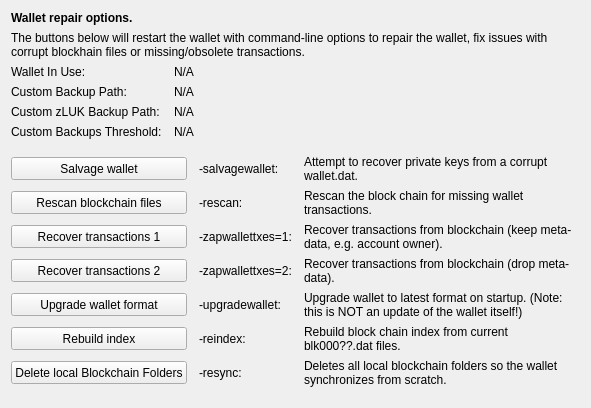
     <widget class="QWidget" name="tab_repair">
      <attribute name="title">
       <string>&amp;Wallet Repair</string>
      </attribute>
      <layout class="QGridLayout" name="gridLayout_4" columnstretch="0,0,0,0">
       <property name="horizontalSpacing">
        <number>12</number>
       </property>
       <item row="0" column="0" colspan="4">
        <widget class="QLabel" name="label_repair_header">
         <property name="font">
          <font>
           <weight>75</weight>
           <bold>true</bold>
          </font>
         </property>
         <property name="text">
          <string>Wallet repair options.</string>
         </property>
        </widget>
       </item>
       <item row="1" column="0" colspan="4">
        <widget class="QLabel" name="label_repair_helptext">
         <property name="font">
          <font>
           <weight>50</weight>
           <bold>false</bold>
          </font>
         </property>
         <property name="text">
          <string>The buttons below will restart the wallet with command-line options to repair the wallet, fix issues with corrupt blockhain files or missing/obsolete transactions.</string>
         </property>
         <property name="wordWrap">
          <bool>true</bool>
         </property>
        </widget>
       </item>
       <item row="2" column="0">
        <widget class="QLabel" name="wallet_path_label">
         <property name="text">
          <string>Wallet In Use:</string>
         </property>
        </widget>
       </item>
       <item row="2" column="1" colspan="3">
        <widget class="QLabel" name="wallet_path">
         <property name="cursor">
          <cursorShape>IBeamCursor</cursorShape>
         </property>
         <property name="text">
          <string>N/A</string>
         </property>
         <property name="textFormat">
          <enum>Qt::PlainText</enum>
         </property>
         <property name="textInteractionFlags">
          <set>Qt::LinksAccessibleByMouse|Qt::TextSelectableByKeyboard|Qt::TextSelectableByMouse</set>
         </property>
        </widget>
       </item>
       <item row="3" column="0">
        <widget class="QLabel" name="wallet_custombackuppath_label">
         <property name="text">
          <string>Custom Backup Path:</string>
         </property>
         <property name="visible">
          <bool>false</bool>
         </property>
        </widget>
       </item>
       <item row="3" column="1" colspan="3">
        <widget class="QLabel" name="wallet_custombackuppath">
         <property name="cursor">
          <cursorShape>IBeamCursor</cursorShape>
         </property>
         <property name="text">
          <string>N/A</string>
         </property>
         <property name="textFormat">
          <enum>Qt::PlainText</enum>
         </property>
         <property name="textInteractionFlags">
          <set>Qt::LinksAccessibleByMouse|Qt::TextSelectableByKeyboard|Qt::TextSelectableByMouse</set>
         </property>
         <property name="visible">
          <bool>false</bool>
         </property>
        </widget>
       </item>
       <item row="4" column="0">
        <widget class="QLabel" name="wallet_customzpivbackuppath_label">
         <property name="text">
          <string>Custom zLUK Backup Path:</string>
         </property>
         <property name="visible">
          <bool>false</bool>
         </property>
        </widget>
       </item>
       <item row="4" column="1" colspan="3">
        <widget class="QLabel" name="wallet_customzpivbackuppath">
         <property name="cursor">
          <cursorShape>IBeamCursor</cursorShape>
         </property>
         <property name="text">
          <string>N/A</string>
         </property>
         <property name="textFormat">
          <enum>Qt::PlainText</enum>
         </property>
         <property name="textInteractionFlags">
          <set>Qt::LinksAccessibleByMouse|Qt::TextSelectableByKeyboard|Qt::TextSelectableByMouse</set>
         </property>
         <property name="visible">
          <bool>false</bool>
         </property>
        </widget>
       </item>
       <item row="5" column="0">
        <widget class="QLabel" name="wallet_custombackupthreshold_label">
         <property name="text">
          <string>Custom Backups Threshold:</string>
         </property>
         <property name="visible">
          <bool>false</bool>
         </property>
        </widget>
       </item>
       <item row="5" column="1" colspan="3">
        <widget class="QLabel" name="wallet_custombackupthreshold">
         <property name="cursor">
          <cursorShape>IBeamCursor</cursorShape>
         </property>
         <property name="text">
          <string>N/A</string>
         </property>
         <property name="textFormat">
          <enum>Qt::PlainText</enum>
         </property>
         <property name="textInteractionFlags">
          <set>Qt::LinksAccessibleByMouse|Qt::TextSelectableByKeyboard|Qt::TextSelectableByMouse</set>
         </property>
         <property name="visible">
          <bool>false</bool>
         </property>
        </widget>
       </item>
       <item row="6" column="0">
        <spacer name="verticalSpacer_repair1">
         <property name="orientation">
          <enum>Qt::Vertical</enum>
         </property>
         <property name="sizeHint" stdset="0">
          <size>
           <width>10</width>
           <height>10</height>
          </size>
         </property>
        </spacer>
       </item>
       <item row="7" column="0" colspan="2">
        <widget class="QPushButton" name="btn_salvagewallet">
         <property name="minimumSize">
          <size>
           <width>100</width>
           <height>23</height>
          </size>
         </property>
         <property name="text">
          <string>Salvage wallet</string>
         </property>
        </widget>
       </item>
       <item row="7" column="2">
        <widget class="QLabel" name="label_repair_salvage_command">
         <property name="text">
          <string notr="true">-salvagewallet:</string>
         </property>
        </widget>
       </item>
       <item row="7" column="3">
        <widget class="QLabel" name="label_repair_salvage">
         <property name="text">
          <string>Attempt to recover private keys from a corrupt wallet.dat.</string>
         </property>
         <property name="wordWrap">
          <bool>true</bool>
         </property>
        </widget>
       </item>
       <item row="8" column="0" colspan="2">
        <widget class="QPushButton" name="btn_rescan">
         <property name="minimumSize">
          <size>
           <width>100</width>
           <height>23</height>
          </size>
         </property>
         <property name="text">
          <string>Rescan blockchain files</string>
         </property>
        </widget>
       </item>
       <item row="8" column="2">
        <widget class="QLabel" name="label_repair_rescan_command">
         <property name="text">
          <string notr="true">-rescan:</string>
         </property>
        </widget>
       </item>
       <item row="8" column="3">
        <widget class="QLabel" name="label_repair_rescan">
         <property name="text">
          <string>Rescan the block chain for missing wallet transactions.</string>
         </property>
         <property name="wordWrap">
          <bool>true</bool>
         </property>
        </widget>
       </item>
       <item row="9" column="0" colspan="2">
        <widget class="QPushButton" name="btn_zapwallettxes1">
         <property name="minimumSize">
          <size>
           <width>100</width>
           <height>23</height>
          </size>
         </property>
         <property name="text">
          <string>Recover transactions 1</string>
         </property>
        </widget>
       </item>
       <item row="9" column="2">
        <widget class="QLabel" name="label_repair_zap1_command">
         <property name="text">
          <string notr="true">-zapwallettxes=1:</string>
         </property>
        </widget>
       </item>
       <item row="9" column="3">
        <widget class="QLabel" name="label_repair_zap1">
         <property name="text">
          <string>Recover transactions from blockchain (keep meta-data, e.g. account owner).</string>
         </property>
         <property name="wordWrap">
          <bool>true</bool>
         </property>
        </widget>
       </item>
       <item row="10" column="0" colspan="2">
        <widget class="QPushButton" name="btn_zapwallettxes2">
         <property name="minimumSize">
          <size>
           <width>100</width>
           <height>23</height>
          </size>
         </property>
         <property name="text">
          <string>Recover transactions 2</string>
         </property>
        </widget>
       </item>
       <item row="10" column="2">
        <widget class="QLabel" name="label_repair_zap2_command">
         <property name="text">
          <string notr="true">-zapwallettxes=2:</string>
         </property>
        </widget>
       </item>
       <item row="10" column="3">
        <widget class="QLabel" name="label_repair_zap2">
         <property name="text">
          <string>Recover transactions from blockchain (drop meta-data).</string>
         </property>
         <property name="wordWrap">
          <bool>true</bool>
         </property>
        </widget>
       </item>
       <item row="11" column="0" colspan="2">
        <widget class="QPushButton" name="btn_upgradewallet">
         <property name="minimumSize">
          <size>
           <width>100</width>
           <height>23</height>
          </size>
         </property>
         <property name="text">
          <string>Upgrade wallet format</string>
         </property>
        </widget>
       </item>
       <item row="11" column="2">
        <widget class="QLabel" name="label_repair_upgrade_command">
         <property name="text">
          <string notr="true">-upgradewallet:</string>
         </property>
        </widget>
       </item>
       <item row="11" column="3">
        <widget class="QLabel" name="label_repair_upgrade">
         <property name="text">
          <string>Upgrade wallet to latest format on startup. (Note: this is NOT an update of the wallet itself!)</string>
         </property>
         <property name="wordWrap">
          <bool>true</bool>
         </property>
        </widget>
       </item>
       <item row="12" column="0" colspan="2">
        <widget class="QPushButton" name="btn_reindex">
         <property name="minimumSize">
          <size>
           <width>100</width>
           <height>23</height>
          </size>
         </property>
         <property name="text">
          <string>Rebuild index</string>
         </property>
        </widget>
       </item>
       <item row="12" column="2">
        <widget class="QLabel" name="label_repair_reindex_command">
         <property name="text">
          <string notr="true">-reindex:</string>
         </property>
        </widget>
       </item>
       <item row="12" column="3">
        <widget class="QLabel" name="label_repair_reindex">
         <property name="text">
          <string>Rebuild block chain index from current blk000??.dat files.</string>
         </property>
         <property name="wordWrap">
          <bool>true</bool>
         </property>
        </widget>
       </item>
       <item row="13" column="0" colspan="2">
        <widget class="QPushButton" name="btn_resync">
         <property name="minimumSize">
          <size>
           <width>100</width>
           <height>23</height>
          </size>
         </property>
         <property name="text">
          <string>Delete local Blockchain Folders</string>
         </property>
        </widget>
       </item>
       <item row="13" column="2">
        <widget class="QLabel" name="label_repair_resync_command">
         <property name="text">
          <string>-resync:</string>
         </property>
        </widget>
       </item>
       <item row="13" column="3">
        <widget class="QLabel" name="label_repair_resync">
         <property name="text">
          <string>Deletes all local blockchain folders so the wallet synchronizes from scratch.</string>
         </property>
         <property name="wordWrap">
          <bool>true</bool>
         </property>
        </widget>
       </item>
       <item row="14" column="0">
        <spacer name="verticalSpacer_repair2">
         <property name="orientation">
          <enum>Qt::Vertical</enum>
         </property>
         <property name="sizeHint" stdset="0">
          <size>
           <width>20</width>
           <height>10</height>
          </size>
         </property>
        </spacer>
       </item>
      </layout>
     </widget>
